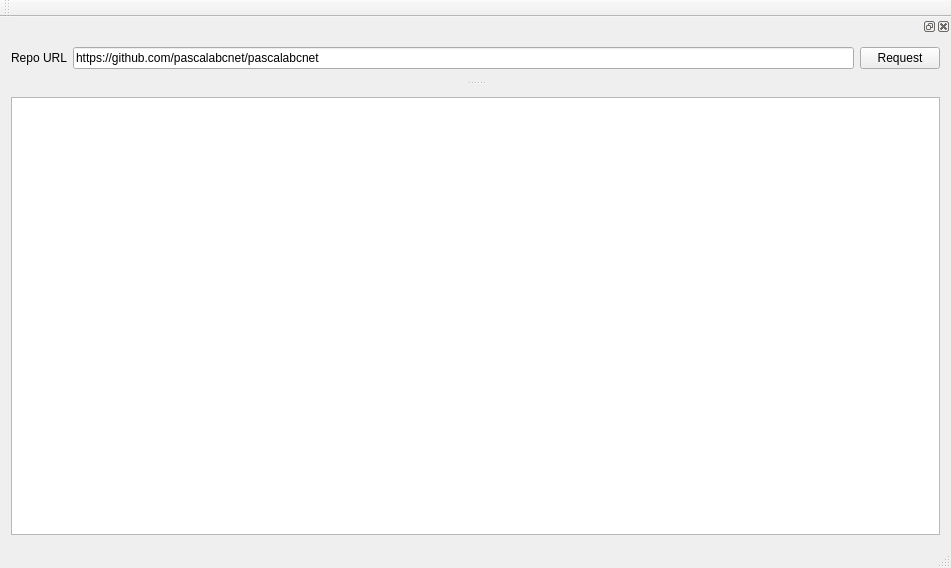
<?xml version="1.0" encoding="UTF-8"?>
<ui version="4.0">
 <class>MainWindow</class>
 <widget class="QMainWindow" name="MainWindow">
  <property name="geometry">
   <rect>
    <x>0</x>
    <y>0</y>
    <width>951</width>
    <height>568</height>
   </rect>
  </property>
  <property name="windowTitle">
   <string>MainWindow</string>
  </property>
  <widget class="QWidget" name="centralWidget">
   <layout class="QVBoxLayout" name="verticalLayout">
    <item>
     <widget class="QTableView" name="tableView">
      <property name="sizeAdjustPolicy">
       <enum>QAbstractScrollArea::AdjustToContents</enum>
      </property>
      <attribute name="horizontalHeaderStretchLastSection">
       <bool>true</bool>
      </attribute>
     </widget>
    </item>
   </layout>
  </widget>
  <widget class="QMenuBar" name="menuBar">
   <property name="geometry">
    <rect>
     <x>0</x>
     <y>0</y>
     <width>951</width>
     <height>21</height>
    </rect>
   </property>
  </widget>
  <widget class="QToolBar" name="mainToolBar">
   <attribute name="toolBarArea">
    <enum>TopToolBarArea</enum>
   </attribute>
   <attribute name="toolBarBreak">
    <bool>false</bool>
   </attribute>
  </widget>
  <widget class="QStatusBar" name="statusBar"/>
  <widget class="QDockWidget" name="dockWidget">
   <attribute name="dockWidgetArea">
    <number>4</number>
   </attribute>
   <widget class="QWidget" name="dockWidgetContents">
    <layout class="QHBoxLayout" name="horizontalLayout">
     <property name="sizeConstraint">
      <enum>QLayout::SetDefaultConstraint</enum>
     </property>
     <item>
      <widget class="QLabel" name="label">
       <property name="text">
        <string>Repo URL</string>
       </property>
      </widget>
     </item>
     <item>
      <widget class="QLineEdit" name="urlLineEdit">
       <property name="text">
        <string>https://github.com/pascalabcnet/pascalabcnet</string>
       </property>
      </widget>
     </item>
     <item>
      <widget class="QPushButton" name="requestButton">
       <property name="text">
        <string>Request</string>
       </property>
      </widget>
     </item>
    </layout>
   </widget>
  </widget>
 </widget>
 <layoutdefault spacing="6" margin="11"/>
 <resources/>
 <connections/>
</ui>
